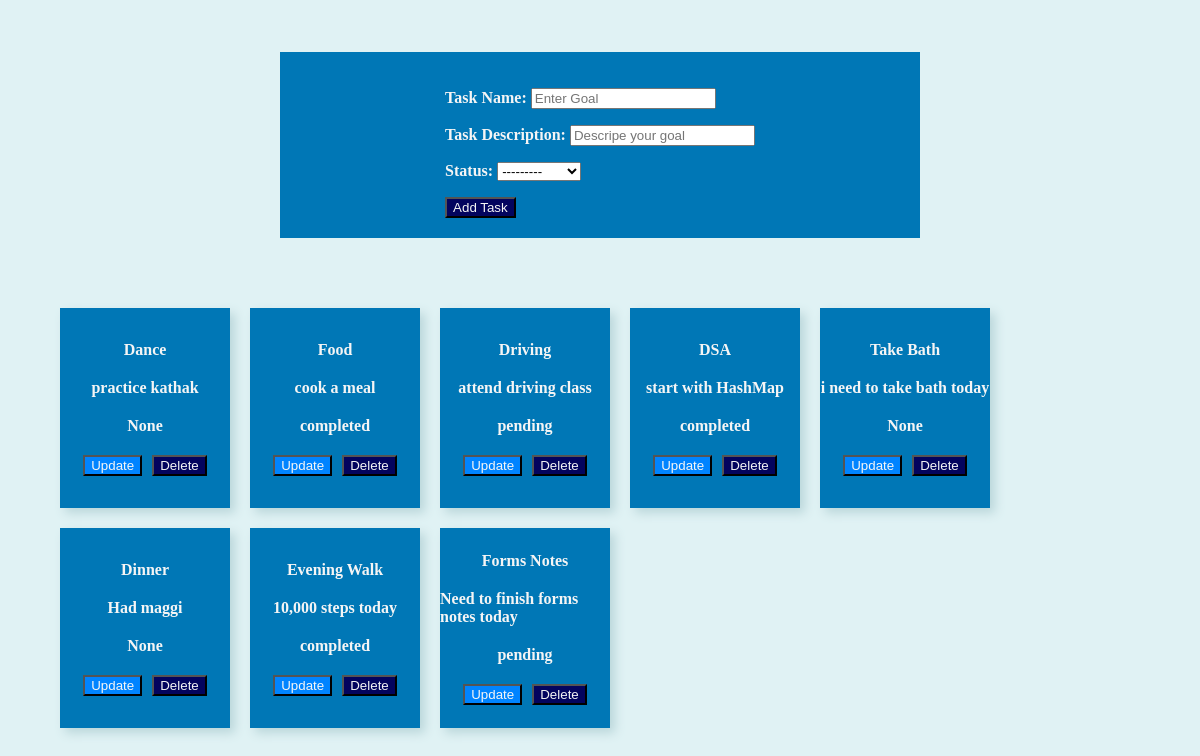
Before: / with the older database file.
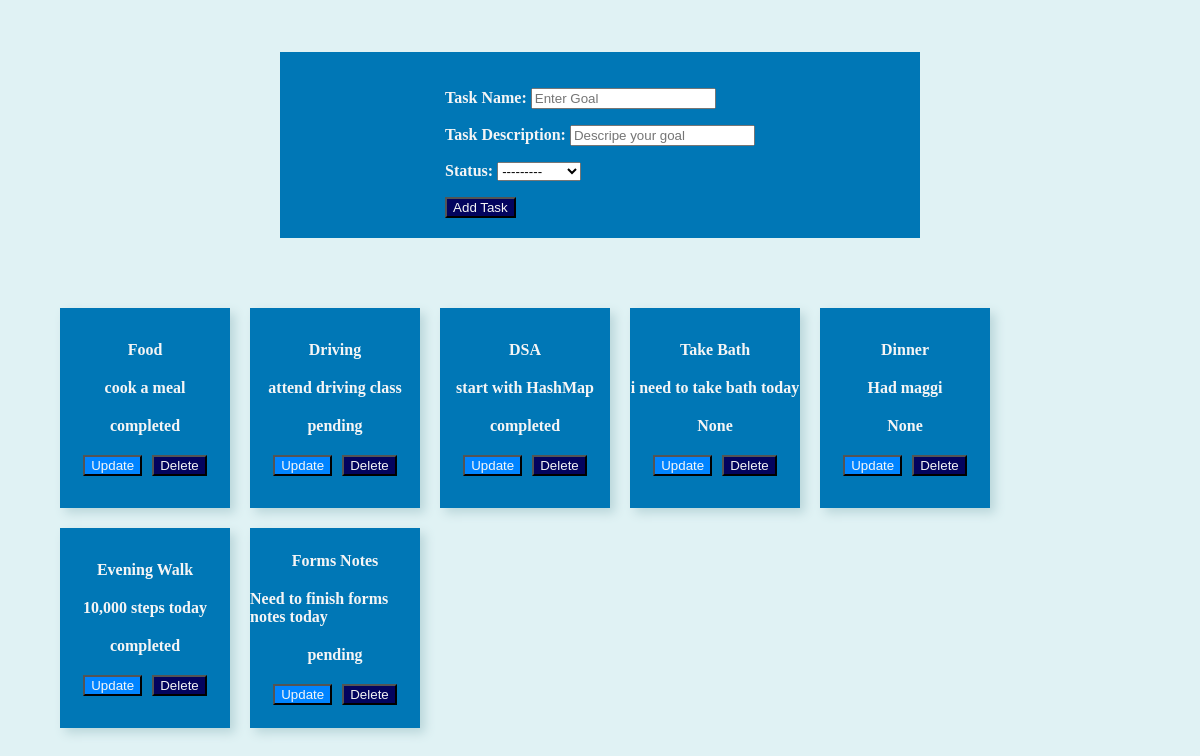
After: the same page with the newer database file.
### app1/models.py (models this page shows)
class Task_Model(models.Model):
    status = [
        ("completed",'completed'),
        ("pending",'pending'),
        ("Delayed",'Delayed')
    ]
    task_name = models.CharField(max_length=100)
    task_description = models.TextField(null = True)
    status = models.CharField(max_length=15,choices=status, null=True)

### app1/views.py (the view, shortened to what this page needs)
# urls.py: path('',views.task_form_view,name = 'task_form'),
def task_form_view(request):
    form=Task_Form()
    task = Task_Model.objects.all()
    print("inside get method...")
    context={
        'tasks':task,
        "form":form
    }
    return render(request,'Task_page.html',context)

### app1/forms.py
class Task_Form(forms.ModelForm):
    class Meta:
        model = Task_Model
        fields = '__all__'
        widgets = {
            'task_name':forms.TextInput(
                attrs={
                    "placeholder":"Enter Goal"
                }
            ),
            'task_description':forms.TextInput(
                attrs={
                    'placeholder':"Descripe your goal",
                }
            )
        }

### app1/templates/Task_page.html (shortened to what this page needs)
{% extends 'base.html' %}
{% load static %}
{% block extra_css %}
<link rel="stylesheet" href="{% static 'css/task_page.css' %}">
{% endblock extra_css%}
{% block taskfield %}
<div class="main-container">
    <div class="form-container">
        <form action="" method="post">
            {{form.as_p}}
            <button type="submit">Add task</button>
        </form>
    </div>
    <div class="cards">
        {% for task in tasks %}
        <div class="card">
            <div class="head">
                {{task.task_name}}
            </div>
            <div class="description">
                {{task.task_description}}
            </div>
            <div class="status">
                {{task.status}}
            </div>
            <div class="btn">
                <button class="update"><a href="{% url 'update' task.id %}">update</a></button>
                <button class="delete"><a href="{% url 'delete' task.id %}">Delete</a></button>
            </div>
        </div>
        {% endfor %}
    </div>
</div>
{% endblock taskfield %}

Changed rows visible on the page:
removed Task_Model: task_name "Dance", task_description "practice kathak", status "None"
